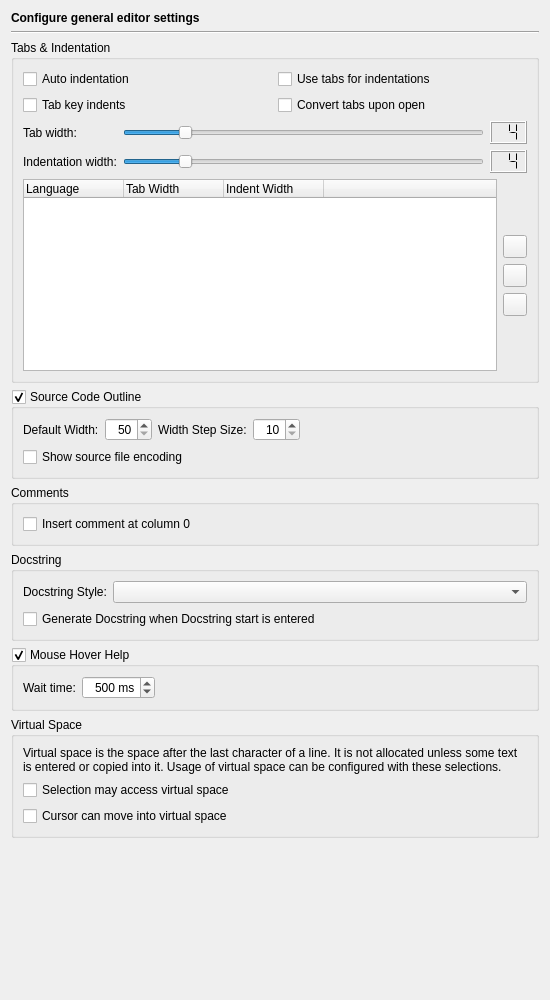
<?xml version="1.0" encoding="UTF-8"?>
<ui version="4.0">
 <class>EditorGeneralPage</class>
 <widget class="QWidget" name="EditorGeneralPage">
  <property name="geometry">
   <rect>
    <x>0</x>
    <y>0</y>
    <width>550</width>
    <height>1000</height>
   </rect>
  </property>
  <layout class="QVBoxLayout" name="verticalLayout_3">
   <item>
    <widget class="QLabel" name="headerLabel">
     <property name="text">
      <string>&lt;b&gt;Configure general editor settings&lt;/b&gt;</string>
     </property>
    </widget>
   </item>
   <item>
    <widget class="Line" name="line2">
     <property name="frameShape">
      <enum>QFrame::HLine</enum>
     </property>
     <property name="frameShadow">
      <enum>QFrame::Sunken</enum>
     </property>
     <property name="orientation">
      <enum>Qt::Horizontal</enum>
     </property>
    </widget>
   </item>
   <item>
    <widget class="QGroupBox" name="groupBox_5">
     <property name="title">
      <string>Tabs &amp;&amp; Indentation</string>
     </property>
     <layout class="QVBoxLayout" name="verticalLayout_4">
      <item>
       <layout class="QGridLayout" name="gridLayout_2">
        <item row="0" column="0">
         <widget class="QCheckBox" name="autoindentCheckBox">
          <property name="toolTip">
           <string>Select whether autoindentation shall be enabled</string>
          </property>
          <property name="text">
           <string>Auto indentation</string>
          </property>
         </widget>
        </item>
        <item row="0" column="1">
         <widget class="QCheckBox" name="tabforindentationCheckBox">
          <property name="toolTip">
           <string>Select whether tab characters are used for indentations.</string>
          </property>
          <property name="text">
           <string>Use tabs for indentations</string>
          </property>
         </widget>
        </item>
        <item row="1" column="0">
         <widget class="QCheckBox" name="tabindentsCheckBox">
          <property name="toolTip">
           <string>Select whether pressing the tab key indents.</string>
          </property>
          <property name="text">
           <string>Tab key indents</string>
          </property>
         </widget>
        </item>
        <item row="1" column="1">
         <widget class="QCheckBox" name="converttabsCheckBox">
          <property name="toolTip">
           <string>Select whether tabs shall be converted upon opening the file</string>
          </property>
          <property name="text">
           <string>Convert tabs upon open</string>
          </property>
         </widget>
        </item>
       </layout>
      </item>
      <item>
       <layout class="QGridLayout" name="gridLayout_4">
        <item row="0" column="0">
         <widget class="QLabel" name="TextLabel13_3">
          <property name="text">
           <string>Tab width:</string>
          </property>
          <property name="buddy">
           <cstring>tabwidthSlider</cstring>
          </property>
         </widget>
        </item>
        <item row="0" column="1">
         <widget class="QSlider" name="tabwidthSlider">
          <property name="toolTip">
           <string>Move to set the tab width.</string>
          </property>
          <property name="minimum">
           <number>1</number>
          </property>
          <property name="maximum">
           <number>20</number>
          </property>
          <property name="value">
           <number>4</number>
          </property>
          <property name="orientation">
           <enum>Qt::Horizontal</enum>
          </property>
          <property name="tickInterval">
           <number>1</number>
          </property>
         </widget>
        </item>
        <item row="0" column="2">
         <widget class="QLCDNumber" name="tabwidthLCD">
          <property name="toolTip">
           <string>Displays the selected tab width.</string>
          </property>
          <property name="digitCount">
           <number>2</number>
          </property>
          <property name="segmentStyle">
           <enum>QLCDNumber::Flat</enum>
          </property>
          <property name="value" stdset="0">
           <double>4.000000000000000</double>
          </property>
         </widget>
        </item>
        <item row="1" column="0">
         <widget class="QLabel" name="TextLabel13_2_3">
          <property name="text">
           <string>Indentation width:</string>
          </property>
          <property name="buddy">
           <cstring>indentwidthSlider</cstring>
          </property>
         </widget>
        </item>
        <item row="1" column="1">
         <widget class="QSlider" name="indentwidthSlider">
          <property name="toolTip">
           <string>Move to set the indentation width.</string>
          </property>
          <property name="minimum">
           <number>1</number>
          </property>
          <property name="maximum">
           <number>20</number>
          </property>
          <property name="value">
           <number>4</number>
          </property>
          <property name="orientation">
           <enum>Qt::Horizontal</enum>
          </property>
          <property name="tickInterval">
           <number>1</number>
          </property>
         </widget>
        </item>
        <item row="1" column="2">
         <widget class="QLCDNumber" name="indentwidthLCD">
          <property name="toolTip">
           <string>Displays the selected indentation width.</string>
          </property>
          <property name="digitCount">
           <number>2</number>
          </property>
          <property name="segmentStyle">
           <enum>QLCDNumber::Flat</enum>
          </property>
          <property name="value" stdset="0">
           <double>4.000000000000000</double>
          </property>
         </widget>
        </item>
       </layout>
      </item>
      <item>
       <layout class="QHBoxLayout" name="horizontalLayout_2">
        <item>
         <widget class="QTreeWidget" name="languageOverrideWidget">
          <property name="alternatingRowColors">
           <bool>true</bool>
          </property>
          <property name="selectionMode">
           <enum>QAbstractItemView::ExtendedSelection</enum>
          </property>
          <property name="rootIsDecorated">
           <bool>false</bool>
          </property>
          <property name="itemsExpandable">
           <bool>false</bool>
          </property>
          <column>
           <property name="text">
            <string>Language</string>
           </property>
          </column>
          <column>
           <property name="text">
            <string>Tab Width</string>
           </property>
          </column>
          <column>
           <property name="text">
            <string>Indent Width</string>
           </property>
          </column>
          <column>
           <property name="text">
            <string notr="true"> </string>
           </property>
          </column>
         </widget>
        </item>
        <item>
         <layout class="QVBoxLayout" name="verticalLayout_2">
          <item>
           <spacer name="verticalSpacer">
            <property name="orientation">
             <enum>Qt::Vertical</enum>
            </property>
            <property name="sizeHint" stdset="0">
             <size>
              <width>20</width>
              <height>40</height>
             </size>
            </property>
           </spacer>
          </item>
          <item>
           <widget class="QToolButton" name="addButton">
            <property name="toolTip">
             <string>Press to add a language specific override</string>
            </property>
           </widget>
          </item>
          <item>
           <widget class="QToolButton" name="deleteButton">
            <property name="toolTip">
             <string>Press to delete the selected language specific override</string>
            </property>
           </widget>
          </item>
          <item>
           <widget class="QToolButton" name="editButton">
            <property name="toolTip">
             <string>Press to edit the selected language specific override</string>
            </property>
           </widget>
          </item>
          <item>
           <spacer name="verticalSpacer_2">
            <property name="orientation">
             <enum>Qt::Vertical</enum>
            </property>
            <property name="sizeHint" stdset="0">
             <size>
              <width>20</width>
              <height>40</height>
             </size>
            </property>
           </spacer>
          </item>
         </layout>
        </item>
       </layout>
      </item>
     </layout>
    </widget>
   </item>
   <item>
    <widget class="QGroupBox" name="sourceOutlineGroupBox">
     <property name="toolTip">
      <string>Select to enable the source code outline view</string>
     </property>
     <property name="title">
      <string>Source Code Outline</string>
     </property>
     <property name="checkable">
      <bool>true</bool>
     </property>
     <layout class="QGridLayout" name="gridLayout_3">
      <item row="0" column="0">
       <widget class="QLabel" name="label_2">
        <property name="text">
         <string>Default Width:</string>
        </property>
       </widget>
      </item>
      <item row="0" column="1">
       <widget class="QSpinBox" name="sourceOutlineWidthSpinBox">
        <property name="toolTip">
         <string>Enter the default width of the source code outline view</string>
        </property>
        <property name="alignment">
         <set>Qt::AlignRight|Qt::AlignTrailing|Qt::AlignVCenter</set>
        </property>
        <property name="minimum">
         <number>50</number>
        </property>
        <property name="maximum">
         <number>498</number>
        </property>
        <property name="singleStep">
         <number>50</number>
        </property>
       </widget>
      </item>
      <item row="0" column="2">
       <widget class="QLabel" name="label_3">
        <property name="text">
         <string>Width Step Size:</string>
        </property>
       </widget>
      </item>
      <item row="0" column="3">
       <widget class="QSpinBox" name="sourceOutlineWidthStepSpinBox">
        <property name="toolTip">
         <string>Enter the amount of pixels the width of the outline should be increased or decreased</string>
        </property>
        <property name="alignment">
         <set>Qt::AlignRight|Qt::AlignTrailing|Qt::AlignVCenter</set>
        </property>
        <property name="minimum">
         <number>10</number>
        </property>
        <property name="maximum">
         <number>100</number>
        </property>
        <property name="singleStep">
         <number>10</number>
        </property>
       </widget>
      </item>
      <item row="0" column="4">
       <spacer name="horizontalSpacer">
        <property name="orientation">
         <enum>Qt::Horizontal</enum>
        </property>
        <property name="sizeHint" stdset="0">
         <size>
          <width>345</width>
          <height>17</height>
         </size>
        </property>
       </spacer>
      </item>
      <item row="1" column="0" colspan="5">
       <widget class="QCheckBox" name="sourceOutlineShowCodingCheckBox">
        <property name="toolTip">
         <string>Select to show the source code encoding</string>
        </property>
        <property name="text">
         <string>Show source file encoding</string>
        </property>
       </widget>
      </item>
     </layout>
    </widget>
   </item>
   <item>
    <widget class="QGroupBox" name="groupBox">
     <property name="title">
      <string>Comments</string>
     </property>
     <layout class="QGridLayout" name="gridLayout">
      <item row="0" column="0">
       <widget class="QCheckBox" name="comment0CheckBox">
        <property name="toolTip">
         <string>Select to insert the comment sign at column 0</string>
        </property>
        <property name="whatsThis">
         <string>&lt;b&gt;Insert comment at column 0&lt;/b&gt;&lt;p&gt;Select to insert the comment sign at column 0. Otherwise, the comment sign is inserted at the first non-whitespace position.&lt;/p&gt;</string>
        </property>
        <property name="text">
         <string>Insert comment at column 0</string>
        </property>
       </widget>
      </item>
     </layout>
    </widget>
   </item>
   <item>
    <widget class="QGroupBox" name="groupBox_3">
     <property name="title">
      <string>Docstring</string>
     </property>
     <layout class="QGridLayout" name="gridLayout_6">
      <item row="0" column="0">
       <widget class="QLabel" name="label_4">
        <property name="text">
         <string>Docstring Style:</string>
        </property>
       </widget>
      </item>
      <item row="0" column="1">
       <widget class="QComboBox" name="docstringStyleComboBox">
        <property name="sizePolicy">
         <sizepolicy hsizetype="Expanding" vsizetype="Fixed">
          <horstretch>0</horstretch>
          <verstretch>0</verstretch>
         </sizepolicy>
        </property>
        <property name="toolTip">
         <string>Select the docstring style to be used</string>
        </property>
       </widget>
      </item>
      <item row="1" column="0" colspan="2">
       <widget class="QCheckBox" name="docstringCompletionCheckBox">
        <property name="toolTip">
         <string>Select this to generate a docstring when the docstring start sequence was entered (e.g. &quot;&quot;&quot; for Python).</string>
        </property>
        <property name="text">
         <string>Generate Docstring when Docstring start is entered</string>
        </property>
       </widget>
      </item>
     </layout>
    </widget>
   </item>
   <item>
    <widget class="QGroupBox" name="mouseHoverHelpGroupBox">
     <property name="toolTip">
      <string>Select to enable the support for mouse hover help text</string>
     </property>
     <property name="whatsThis">
      <string>&lt;b&gt;Mouse Hover Help&lt;/b&gt;&lt;p&gt;Enable this option to show some information about the symbol the mouse is hovering over. An information provider plug-in (e.g. Jedi) must be installed for this to work.&lt;/p&gt;</string>
     </property>
     <property name="title">
      <string>Mouse Hover Help</string>
     </property>
     <property name="checkable">
      <bool>true</bool>
     </property>
     <layout class="QHBoxLayout" name="horizontalLayout">
      <item>
       <widget class="QLabel" name="label_5">
        <property name="text">
         <string>Wait time:</string>
        </property>
       </widget>
      </item>
      <item>
       <widget class="QSpinBox" name="mouseDwellTimeSpinBox">
        <property name="toolTip">
         <string>Enter the time to wait before help information is shown</string>
        </property>
        <property name="alignment">
         <set>Qt::AlignRight|Qt::AlignTrailing|Qt::AlignVCenter</set>
        </property>
        <property name="suffix">
         <string> ms</string>
        </property>
        <property name="minimum">
         <number>100</number>
        </property>
        <property name="maximum">
         <number>1000</number>
        </property>
        <property name="singleStep">
         <number>50</number>
        </property>
        <property name="value">
         <number>500</number>
        </property>
       </widget>
      </item>
      <item>
       <spacer name="horizontalSpacer_2">
        <property name="orientation">
         <enum>Qt::Horizontal</enum>
        </property>
        <property name="sizeHint" stdset="0">
         <size>
          <width>347</width>
          <height>20</height>
         </size>
        </property>
       </spacer>
      </item>
     </layout>
    </widget>
   </item>
   <item>
    <widget class="QGroupBox" name="groupBox_2">
     <property name="title">
      <string>Virtual Space</string>
     </property>
     <layout class="QVBoxLayout" name="verticalLayout">
      <item>
       <widget class="QLabel" name="label">
        <property name="text">
         <string>Virtual space is the space after the last character of a line. It is not allocated unless some text is entered or copied into it. Usage of virtual space can be configured with these selections.</string>
        </property>
        <property name="wordWrap">
         <bool>true</bool>
        </property>
       </widget>
      </item>
      <item>
       <widget class="QCheckBox" name="vsSelectionCheckBox">
        <property name="toolTip">
         <string>Select to enable a rectangular selection to extend into virtual space</string>
        </property>
        <property name="text">
         <string>Selection may access virtual space</string>
        </property>
       </widget>
      </item>
      <item>
       <widget class="QCheckBox" name="vsUserCheckBox">
        <property name="toolTip">
         <string>Select to allow the cursor to be moved into virtual space</string>
        </property>
        <property name="text">
         <string>Cursor can move into virtual space</string>
        </property>
       </widget>
      </item>
     </layout>
    </widget>
   </item>
   <item>
    <spacer name="verticalSpacer_3">
     <property name="orientation">
      <enum>Qt::Vertical</enum>
     </property>
     <property name="sizeHint" stdset="0">
      <size>
       <width>20</width>
       <height>13</height>
      </size>
     </property>
    </spacer>
   </item>
  </layout>
 </widget>
 <tabstops>
  <tabstop>autoindentCheckBox</tabstop>
  <tabstop>tabforindentationCheckBox</tabstop>
  <tabstop>tabindentsCheckBox</tabstop>
  <tabstop>converttabsCheckBox</tabstop>
  <tabstop>tabwidthSlider</tabstop>
  <tabstop>indentwidthSlider</tabstop>
  <tabstop>languageOverrideWidget</tabstop>
  <tabstop>addButton</tabstop>
  <tabstop>deleteButton</tabstop>
  <tabstop>editButton</tabstop>
  <tabstop>sourceOutlineGroupBox</tabstop>
  <tabstop>sourceOutlineWidthSpinBox</tabstop>
  <tabstop>sourceOutlineWidthStepSpinBox</tabstop>
  <tabstop>sourceOutlineShowCodingCheckBox</tabstop>
  <tabstop>comment0CheckBox</tabstop>
  <tabstop>docstringStyleComboBox</tabstop>
  <tabstop>docstringCompletionCheckBox</tabstop>
  <tabstop>mouseHoverHelpGroupBox</tabstop>
  <tabstop>mouseDwellTimeSpinBox</tabstop>
  <tabstop>vsSelectionCheckBox</tabstop>
  <tabstop>vsUserCheckBox</tabstop>
 </tabstops>
 <resources/>
 <connections>
  <connection>
   <sender>tabwidthSlider</sender>
   <signal>valueChanged(int)</signal>
   <receiver>tabwidthLCD</receiver>
   <slot>display(int)</slot>
   <hints>
    <hint type="sourcelabel">
     <x>384</x>
     <y>81</y>
    </hint>
    <hint type="destinationlabel">
     <x>415</x>
     <y>82</y>
    </hint>
   </hints>
  </connection>
  <connection>
   <sender>indentwidthSlider</sender>
   <signal>valueChanged(int)</signal>
   <receiver>indentwidthLCD</receiver>
   <slot>display(int)</slot>
   <hints>
    <hint type="sourcelabel">
     <x>384</x>
     <y>110</y>
    </hint>
    <hint type="destinationlabel">
     <x>410</x>
     <y>110</y>
    </hint>
   </hints>
  </connection>
 </connections>
</ui>
